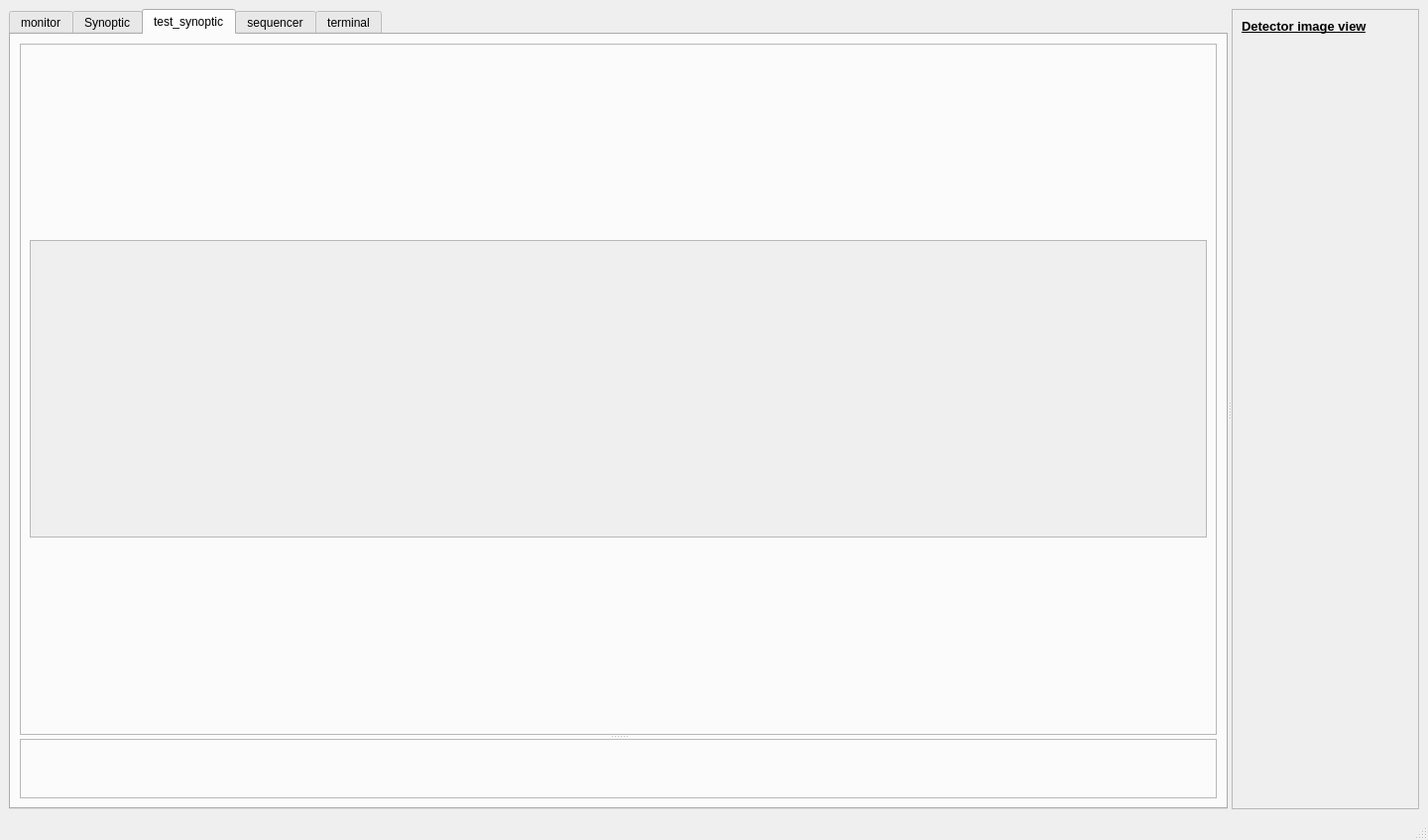
<?xml version="1.0" encoding="UTF-8"?>
<ui version="4.0">
 <class>MainWindow</class>
 <widget class="QMainWindow" name="MainWindow">
  <property name="geometry">
   <rect>
    <x>0</x>
    <y>0</y>
    <width>1440</width>
    <height>847</height>
   </rect>
  </property>
  <property name="windowTitle">
   <string>MainWindow</string>
  </property>
  <widget class="QWidget" name="centralwidget">
   <layout class="QHBoxLayout" name="horizontalLayout_2">
    <item>
     <widget class="QSplitter" name="splitter">
      <property name="orientation">
       <enum>Qt::Horizontal</enum>
      </property>
      <widget class="QTabWidget" name="tabWidget">
       <property name="currentIndex">
        <number>2</number>
       </property>
       <widget class="QWidget" name="tab">
        <attribute name="title">
         <string>monitor</string>
        </attribute>
        <layout class="QHBoxLayout" name="horizontalLayout_7">
         <item>
          <layout class="QVBoxLayout" name="verticalLayout_3">
           <item>
            <widget class="QGroupBox" name="groupBox">
             <property name="title">
              <string>Motor 1 </string>
             </property>
             <layout class="QVBoxLayout" name="verticalLayout">
              <item>
               <layout class="QHBoxLayout" name="horizontalLayout">
                <item>
                 <widget class="QLabel" name="label">
                  <property name="sizePolicy">
                   <sizepolicy hsizetype="Preferred" vsizetype="Fixed">
                    <horstretch>0</horstretch>
                    <verstretch>0</verstretch>
                   </sizepolicy>
                  </property>
                  <property name="maximumSize">
                   <size>
                    <width>16777215</width>
                    <height>30</height>
                   </size>
                  </property>
                  <property name="text">
                   <string>State</string>
                  </property>
                 </widget>
                </item>
                <item>
                 <widget class="TaurusLed" name="taurusLed" native="true">
                  <property name="sizePolicy">
                   <sizepolicy hsizetype="Preferred" vsizetype="Minimum">
                    <horstretch>0</horstretch>
                    <verstretch>0</verstretch>
                   </sizepolicy>
                  </property>
                  <property name="maximumSize">
                   <size>
                    <width>16777215</width>
                    <height>30</height>
                   </size>
                  </property>
                  <property name="model" stdset="0">
                   <string>sys/tg_test/1/State</string>
                  </property>
                 </widget>
                </item>
                <item>
                 <spacer name="horizontalSpacer_2">
                  <property name="orientation">
                   <enum>Qt::Horizontal</enum>
                  </property>
                  <property name="sizeHint" stdset="0">
                   <size>
                    <width>40</width>
                    <height>20</height>
                   </size>
                  </property>
                 </spacer>
                </item>
                <item>
                 <widget class="QLabel" name="label_2">
                  <property name="sizePolicy">
                   <sizepolicy hsizetype="Preferred" vsizetype="Fixed">
                    <horstretch>0</horstretch>
                    <verstretch>0</verstretch>
                   </sizepolicy>
                  </property>
                  <property name="maximumSize">
                   <size>
                    <width>16777215</width>
                    <height>30</height>
                   </size>
                  </property>
                  <property name="text">
                   <string>current value</string>
                  </property>
                 </widget>
                </item>
                <item>
                 <widget class="TaurusLCD" name="taurusLCD">
                  <property name="sizePolicy">
                   <sizepolicy hsizetype="Minimum" vsizetype="Minimum">
                    <horstretch>0</horstretch>
                    <verstretch>0</verstretch>
                   </sizepolicy>
                  </property>
                  <property name="maximumSize">
                   <size>
                    <width>16777215</width>
                    <height>30</height>
                   </size>
                  </property>
                  <property name="model" stdset="0">
                   <string>motor/dummy_mot_ctrl/1/position</string>
                  </property>
                 </widget>
                </item>
                <item>
                 <widget class="TaurusValueSpinBox" name="taurusValueSpinBox" native="true">
                  <property name="sizePolicy">
                   <sizepolicy hsizetype="Preferred" vsizetype="Fixed">
                    <horstretch>0</horstretch>
                    <verstretch>0</verstretch>
                   </sizepolicy>
                  </property>
                  <property name="minimumSize">
                   <size>
                    <width>80</width>
                    <height>0</height>
                   </size>
                  </property>
                  <property name="maximumSize">
                   <size>
                    <width>16777215</width>
                    <height>30</height>
                   </size>
                  </property>
                  <property name="model" stdset="0">
                   <string>motor/dummy_mot_ctrl/1/position</string>
                  </property>
                 </widget>
                </item>
               </layout>
              </item>
              <item>
               <widget class="QLabel" name="label_5">
                <property name="sizePolicy">
                 <sizepolicy hsizetype="Preferred" vsizetype="Fixed">
                  <horstretch>0</horstretch>
                  <verstretch>0</verstretch>
                 </sizepolicy>
                </property>
                <property name="text">
                 <string>Motor position with time</string>
                </property>
               </widget>
              </item>
              <item>
               <widget class="TaurusPlotWidget" name="plot_widget" native="true">
                <property name="minimumSize">
                 <size>
                  <width>0</width>
                  <height>100</height>
                 </size>
                </property>
               </widget>
              </item>
             </layout>
            </widget>
           </item>
           <item>
            <widget class="QGroupBox" name="groupBox_2">
             <property name="title">
              <string>Motor 2 </string>
             </property>
             <layout class="QVBoxLayout" name="verticalLayout_2">
              <item>
               <layout class="QHBoxLayout" name="horizontalLayout_4">
                <item>
                 <widget class="QLabel" name="label_3">
                  <property name="sizePolicy">
                   <sizepolicy hsizetype="Preferred" vsizetype="Minimum">
                    <horstretch>0</horstretch>
                    <verstretch>0</verstretch>
                   </sizepolicy>
                  </property>
                  <property name="maximumSize">
                   <size>
                    <width>16777215</width>
                    <height>50</height>
                   </size>
                  </property>
                  <property name="text">
                   <string>State</string>
                  </property>
                 </widget>
                </item>
                <item>
                 <widget class="TaurusLed" name="taurusLed_2" native="true">
                  <property name="maximumSize">
                   <size>
                    <width>16777215</width>
                    <height>50</height>
                   </size>
                  </property>
                  <property name="model" stdset="0">
                   <string>motor/dummy_mot_ctrl/2/State</string>
                  </property>
                 </widget>
                </item>
                <item>
                 <spacer name="horizontalSpacer">
                  <property name="orientation">
                   <enum>Qt::Horizontal</enum>
                  </property>
                  <property name="sizeHint" stdset="0">
                   <size>
                    <width>40</width>
                    <height>20</height>
                   </size>
                  </property>
                 </spacer>
                </item>
                <item>
                 <widget class="QLabel" name="label_4">
                  <property name="sizePolicy">
                   <sizepolicy hsizetype="Preferred" vsizetype="Fixed">
                    <horstretch>0</horstretch>
                    <verstretch>0</verstretch>
                   </sizepolicy>
                  </property>
                  <property name="text">
                   <string>Current value</string>
                  </property>
                 </widget>
                </item>
                <item>
                 <widget class="TaurusLCD" name="taurusLCD_2">
                  <property name="maximumSize">
                   <size>
                    <width>16777215</width>
                    <height>50</height>
                   </size>
                  </property>
                  <property name="model" stdset="0">
                   <string>motor/dummy_mot_ctrl/2/position</string>
                  </property>
                 </widget>
                </item>
                <item>
                 <widget class="TaurusValueSpinBox" name="taurusValueSpinBox_2" native="true">
                  <property name="sizePolicy">
                   <sizepolicy hsizetype="Preferred" vsizetype="Fixed">
                    <horstretch>0</horstretch>
                    <verstretch>0</verstretch>
                   </sizepolicy>
                  </property>
                  <property name="minimumSize">
                   <size>
                    <width>80</width>
                    <height>0</height>
                   </size>
                  </property>
                  <property name="maximumSize">
                   <size>
                    <width>16777215</width>
                    <height>50</height>
                   </size>
                  </property>
                  <property name="model" stdset="0">
                   <string>motor/dummy_mot_ctrl/2/position</string>
                  </property>
                 </widget>
                </item>
               </layout>
              </item>
              <item>
               <widget class="QLabel" name="label_6">
                <property name="sizePolicy">
                 <sizepolicy hsizetype="Preferred" vsizetype="Fixed">
                  <horstretch>0</horstretch>
                  <verstretch>0</verstretch>
                 </sizepolicy>
                </property>
                <property name="text">
                 <string>Motor position with time</string>
                </property>
               </widget>
              </item>
              <item>
               <widget class="TaurusPlotWidget2" name="widget" native="true"/>
              </item>
             </layout>
            </widget>
           </item>
          </layout>
         </item>
         <item>
          <layout class="QVBoxLayout" name="verticalLayout_4">
           <item>
            <widget class="QLabel" name="label_7">
             <property name="text">
              <string>Power</string>
             </property>
            </widget>
           </item>
          </layout>
         </item>
        </layout>
       </widget>
       <widget class="QWidget" name="tab_4">
        <attribute name="title">
         <string>Synoptic</string>
        </attribute>
        <layout class="QHBoxLayout" name="horizontalLayout_6">
         <item>
          <widget class="QFrame" name="frame">
           <property name="frameShape">
            <enum>QFrame::StyledPanel</enum>
           </property>
           <property name="frameShadow">
            <enum>QFrame::Raised</enum>
           </property>
           <layout class="QVBoxLayout" name="verticalLayout_5">
            <item>
             <layout class="QHBoxLayout" name="horizontalLayout_9">
              <item>
               <widget class="TaurusValueCheckBox" name="taurusValueCheckBox_1">
                <property name="text">
                 <string/>
                </property>
                <property name="checked">
                 <bool>true</bool>
                </property>
                <property name="autoRepeat">
                 <bool>false</bool>
                </property>
                <property name="autoExclusive">
                 <bool>false</bool>
                </property>
                <property name="model" stdset="0">
                 <string>sys/tg_test/1/boolean_scalar</string>
                </property>
                <property name="showText" stdset="0">
                 <bool>false</bool>
                </property>
                <property name="useParentModel" stdset="0">
                 <bool>false</bool>
                </property>
                <property name="autoApply" stdset="0">
                 <bool>true</bool>
                </property>
                <property name="forcedApply" stdset="0">
                 <bool>true</bool>
                </property>
               </widget>
              </item>
              <item>
               <widget class="QLabel" name="label_8">
                <property name="sizePolicy">
                 <sizepolicy hsizetype="Preferred" vsizetype="Fixed">
                  <horstretch>0</horstretch>
                  <verstretch>0</verstretch>
                 </sizepolicy>
                </property>
                <property name="text">
                 <string>Absorber #1</string>
                </property>
               </widget>
              </item>
              <item>
               <widget class="TaurusValueCheckBox" name="taurusValueCheckBox_2">
                <property name="model" stdset="0">
                 <string>ioregister/sis3610in_eh/10/SimulationMode</string>
                </property>
                <property name="showText" stdset="0">
                 <bool>false</bool>
                </property>
                <property name="autoApply" stdset="0">
                 <bool>true</bool>
                </property>
                <property name="forcedApply" stdset="0">
                 <bool>true</bool>
                </property>
               </widget>
              </item>
              <item>
               <widget class="QLabel" name="label_9">
                <property name="sizePolicy">
                 <sizepolicy hsizetype="Preferred" vsizetype="Fixed">
                  <horstretch>0</horstretch>
                  <verstretch>0</verstretch>
                 </sizepolicy>
                </property>
                <property name="text">
                 <string>Absorber #2</string>
                </property>
               </widget>
              </item>
              <item>
               <widget class="TaurusValueCheckBox" name="taurusValueCheckBox_3">
                <property name="model" stdset="0">
                 <string>ioregister/sis3610in_eh/11/SimulationMode</string>
                </property>
                <property name="showText" stdset="0">
                 <bool>false</bool>
                </property>
                <property name="autoApply" stdset="0">
                 <bool>true</bool>
                </property>
                <property name="forcedApply" stdset="0">
                 <bool>true</bool>
                </property>
               </widget>
              </item>
              <item>
               <widget class="QLabel" name="label_10">
                <property name="sizePolicy">
                 <sizepolicy hsizetype="Preferred" vsizetype="Fixed">
                  <horstretch>0</horstretch>
                  <verstretch>0</verstretch>
                 </sizepolicy>
                </property>
                <property name="text">
                 <string>Absorber #3</string>
                </property>
               </widget>
              </item>
              <item>
               <widget class="TaurusValueCheckBox" name="taurusValueCheckBox_4">
                <property name="checked">
                 <bool>false</bool>
                </property>
                <property name="model" stdset="0">
                 <string>ioregister/sis3610in_eh/12/SimulationMode</string>
                </property>
                <property name="showText" stdset="0">
                 <bool>false</bool>
                </property>
                <property name="autoApply" stdset="0">
                 <bool>true</bool>
                </property>
                <property name="forcedApply" stdset="0">
                 <bool>true</bool>
                </property>
               </widget>
              </item>
              <item>
               <widget class="QLabel" name="label_11">
                <property name="sizePolicy">
                 <sizepolicy hsizetype="Preferred" vsizetype="Fixed">
                  <horstretch>0</horstretch>
                  <verstretch>0</verstretch>
                 </sizepolicy>
                </property>
                <property name="text">
                 <string>Absorber #4</string>
                </property>
               </widget>
              </item>
              <item>
               <spacer name="horizontalSpacer_3">
                <property name="orientation">
                 <enum>Qt::Horizontal</enum>
                </property>
                <property name="sizeHint" stdset="0">
                 <size>
                  <width>40</width>
                  <height>20</height>
                 </size>
                </property>
               </spacer>
              </item>
              <item>
               <widget class="QPushButton" name="pushButton_all_in">
                <property name="text">
                 <string>all in</string>
                </property>
               </widget>
              </item>
              <item>
               <widget class="QPushButton" name="pushButton_all_out">
                <property name="text">
                 <string>all out</string>
                </property>
               </widget>
              </item>
              <item>
               <widget class="QLabel" name="label_12">
                <property name="sizePolicy">
                 <sizepolicy hsizetype="Preferred" vsizetype="Fixed">
                  <horstretch>0</horstretch>
                  <verstretch>0</verstretch>
                 </sizepolicy>
                </property>
                <property name="text">
                 <string>slit gap</string>
                </property>
               </widget>
              </item>
              <item>
               <widget class="TaurusValueSpinBox" name="taurusValueSpinBox_offset" native="true">
                <property name="minimumSize">
                 <size>
                  <width>80</width>
                  <height>0</height>
                 </size>
                </property>
                <property name="autoApply" stdset="0">
                 <bool>true</bool>
                </property>
                <property name="forcedApply" stdset="0">
                 <bool>true</bool>
                </property>
               </widget>
              </item>
              <item>
               <widget class="QLabel" name="label_13">
                <property name="sizePolicy">
                 <sizepolicy hsizetype="Fixed" vsizetype="Fixed">
                  <horstretch>0</horstretch>
                  <verstretch>0</verstretch>
                 </sizepolicy>
                </property>
                <property name="text">
                 <string>gx</string>
                </property>
               </widget>
              </item>
              <item>
               <widget class="TaurusValueSpinBox" name="taurusValueSpinBox_gx" native="true">
                <property name="minimumSize">
                 <size>
                  <width>80</width>
                  <height>0</height>
                 </size>
                </property>
                <property name="model" stdset="0">
                 <string>motor/motctrl01/3/Position</string>
                </property>
                <property name="autoApply" stdset="0">
                 <bool>true</bool>
                </property>
                <property name="forcedApply" stdset="0">
                 <bool>true</bool>
                </property>
               </widget>
              </item>
              <item>
               <widget class="QLabel" name="label_14">
                <property name="sizePolicy">
                 <sizepolicy hsizetype="Preferred" vsizetype="Fixed">
                  <horstretch>0</horstretch>
                  <verstretch>0</verstretch>
                 </sizepolicy>
                </property>
                <property name="text">
                 <string>gy</string>
                </property>
               </widget>
              </item>
              <item>
               <widget class="TaurusValueSpinBox" name="taurusValueSpinBox_gy" native="true">
                <property name="minimumSize">
                 <size>
                  <width>80</width>
                  <height>0</height>
                 </size>
                </property>
                <property name="model" stdset="0">
                 <string>motor/motctrl01/4/Position</string>
                </property>
                <property name="autoApply" stdset="0">
                 <bool>true</bool>
                </property>
                <property name="forcedApply" stdset="0">
                 <bool>true</bool>
                </property>
               </widget>
              </item>
             </layout>
            </item>
            <item>
             <widget class="Line" name="line_2">
              <property name="orientation">
               <enum>Qt::Horizontal</enum>
              </property>
             </widget>
            </item>
            <item>
             <widget class="MouseTracker" name="widget_drawing" native="true"/>
            </item>
            <item>
             <widget class="Line" name="line">
              <property name="orientation">
               <enum>Qt::Horizontal</enum>
              </property>
             </widget>
            </item>
            <item>
             <widget class="QLabel" name="label_mouse_checker">
              <property name="sizePolicy">
               <sizepolicy hsizetype="Preferred" vsizetype="Fixed">
                <horstretch>0</horstretch>
                <verstretch>0</verstretch>
               </sizepolicy>
              </property>
              <property name="text">
               <string>TextLabel</string>
              </property>
             </widget>
            </item>
           </layout>
          </widget>
         </item>
        </layout>
       </widget>
       <widget class="QWidget" name="tab_5">
        <attribute name="title">
         <string>test_synoptic</string>
        </attribute>
        <layout class="QVBoxLayout" name="verticalLayout_7">
         <item>
          <widget class="QSplitter" name="splitter_2">
           <property name="orientation">
            <enum>Qt::Vertical</enum>
           </property>
           <widget class="QFrame" name="frame_4">
            <property name="frameShape">
             <enum>QFrame::StyledPanel</enum>
            </property>
            <property name="frameShadow">
             <enum>QFrame::Raised</enum>
            </property>
            <layout class="QHBoxLayout" name="horizontalLayout_11">
             <item>
              <widget class="QScrollArea" name="scrollArea">
               <property name="maximumSize">
                <size>
                 <width>16777215</width>
                 <height>300</height>
                </size>
               </property>
               <property name="sizeAdjustPolicy">
                <enum>QAbstractScrollArea::AdjustToContents</enum>
               </property>
               <property name="widgetResizable">
                <bool>false</bool>
               </property>
               <widget class="QWidget" name="scrollAreaWidgetContents">
                <property name="geometry">
                 <rect>
                  <x>0</x>
                  <y>0</y>
                  <width>1169</width>
                  <height>209</height>
                 </rect>
                </property>
                <layout class="QHBoxLayout" name="horizontalLayout_10">
                 <item>
                  <widget class="cadWidget" name="widget_cad" native="true"/>
                 </item>
                </layout>
               </widget>
              </widget>
             </item>
            </layout>
           </widget>
           <widget class="QFrame" name="frame_3">
            <property name="frameShape">
             <enum>QFrame::StyledPanel</enum>
            </property>
            <property name="frameShadow">
             <enum>QFrame::Raised</enum>
            </property>
            <layout class="QHBoxLayout" name="horizontalLayout_8">
             <item>
              <widget class="SynopticWidget" name="widget_synopic_test" native="true"/>
             </item>
            </layout>
           </widget>
          </widget>
         </item>
        </layout>
       </widget>
       <widget class="QWidget" name="tab_2">
        <attribute name="title">
         <string>sequencer</string>
        </attribute>
        <layout class="QHBoxLayout" name="horizontalLayout_5">
         <item>
          <widget class="MacroExecutor" name="widget_sequence" native="true"/>
         </item>
        </layout>
       </widget>
       <widget class="QWidget" name="tab_3">
        <attribute name="title">
         <string>terminal</string>
        </attribute>
        <layout class="QHBoxLayout" name="horizontalLayout_3">
         <item>
          <widget class="TerminalWidget" name="widget_terminal" native="true">
           <property name="minimumSize">
            <size>
             <width>0</width>
             <height>50</height>
            </size>
           </property>
          </widget>
         </item>
        </layout>
       </widget>
      </widget>
      <widget class="QFrame" name="frame_2">
       <property name="frameShape">
        <enum>QFrame::StyledPanel</enum>
       </property>
       <property name="frameShadow">
        <enum>QFrame::Raised</enum>
       </property>
       <layout class="QVBoxLayout" name="verticalLayout_6">
        <item>
         <widget class="QLabel" name="label_15">
          <property name="sizePolicy">
           <sizepolicy hsizetype="Preferred" vsizetype="Fixed">
            <horstretch>0</horstretch>
            <verstretch>0</verstretch>
           </sizepolicy>
          </property>
          <property name="font">
           <font>
            <pointsize>10</pointsize>
            <weight>75</weight>
            <italic>false</italic>
            <bold>true</bold>
            <underline>true</underline>
            <strikeout>false</strikeout>
            <kerning>false</kerning>
           </font>
          </property>
          <property name="text">
           <string>Detector image view</string>
          </property>
         </widget>
        </item>
        <item>
         <widget class="TaurusImageItem" name="widget_2" native="true"/>
        </item>
       </layout>
      </widget>
     </widget>
    </item>
   </layout>
  </widget>
  <widget class="QMenuBar" name="menubar">
   <property name="geometry">
    <rect>
     <x>0</x>
     <y>0</y>
     <width>1440</width>
     <height>24</height>
    </rect>
   </property>
  </widget>
  <widget class="QStatusBar" name="statusbar"/>
 </widget>
 <customwidgets>
  <customwidget>
   <class>QPixmapWidget</class>
   <extends>QWidget</extends>
   <header>taurus.qt.qtgui.display</header>
  </customwidget>
  <customwidget>
   <class>TaurusLCD</class>
   <extends>QLCDNumber</extends>
   <header>taurus.qt.qtgui.display</header>
  </customwidget>
  <customwidget>
   <class>TaurusValueCheckBox</class>
   <extends>QCheckBox</extends>
   <header>taurus.qt.qtgui.input</header>
  </customwidget>
  <customwidget>
   <class>TaurusValueSpinBox</class>
   <extends>QWidget</extends>
   <header>taurus.qt.qtgui.input</header>
  </customwidget>
  <customwidget>
   <class>TerminalWidget</class>
   <extends>QWidget</extends>
   <header>terminal_widget.h</header>
   <container>1</container>
  </customwidget>
  <customwidget>
   <class>TaurusPlotWidget</class>
   <extends>QWidget</extends>
   <header>plot_widget_trend.h</header>
   <container>1</container>
  </customwidget>
  <customwidget>
   <class>TaurusPlotWidget2</class>
   <extends>QWidget</extends>
   <header>plot_widget_trend2.h</header>
   <container>1</container>
  </customwidget>
  <customwidget>
   <class>MacroExecutor</class>
   <extends>QWidget</extends>
   <header>sequence_widget.h</header>
   <container>1</container>
  </customwidget>
  <customwidget>
   <class>TaurusImageItem</class>
   <extends>QWidget</extends>
   <header>taurus_image_widget.h</header>
   <container>1</container>
  </customwidget>
  <customwidget>
   <class>MouseTracker</class>
   <extends>QWidget</extends>
   <header>mouse_tracking.h</header>
   <container>1</container>
  </customwidget>
  <customwidget>
   <class>QLed</class>
   <extends>QPixmapWidget</extends>
   <header>taurus.qt.qtgui.display</header>
  </customwidget>
  <customwidget>
   <class>TaurusLed</class>
   <extends>QLed</extends>
   <header>taurus.qt.qtgui.display</header>
  </customwidget>
  <customwidget>
   <class>SynopticWidget</class>
   <extends>QWidget</extends>
   <header>synoptic.h</header>
   <container>1</container>
  </customwidget>
  <customwidget>
   <class>cadWidget</class>
   <extends>QWidget</extends>
   <header>taurus_app.custom_widgets.CAD_drawing_widget.h</header>
   <container>1</container>
  </customwidget>
 </customwidgets>
 <resources/>
 <connections/>
</ui>
